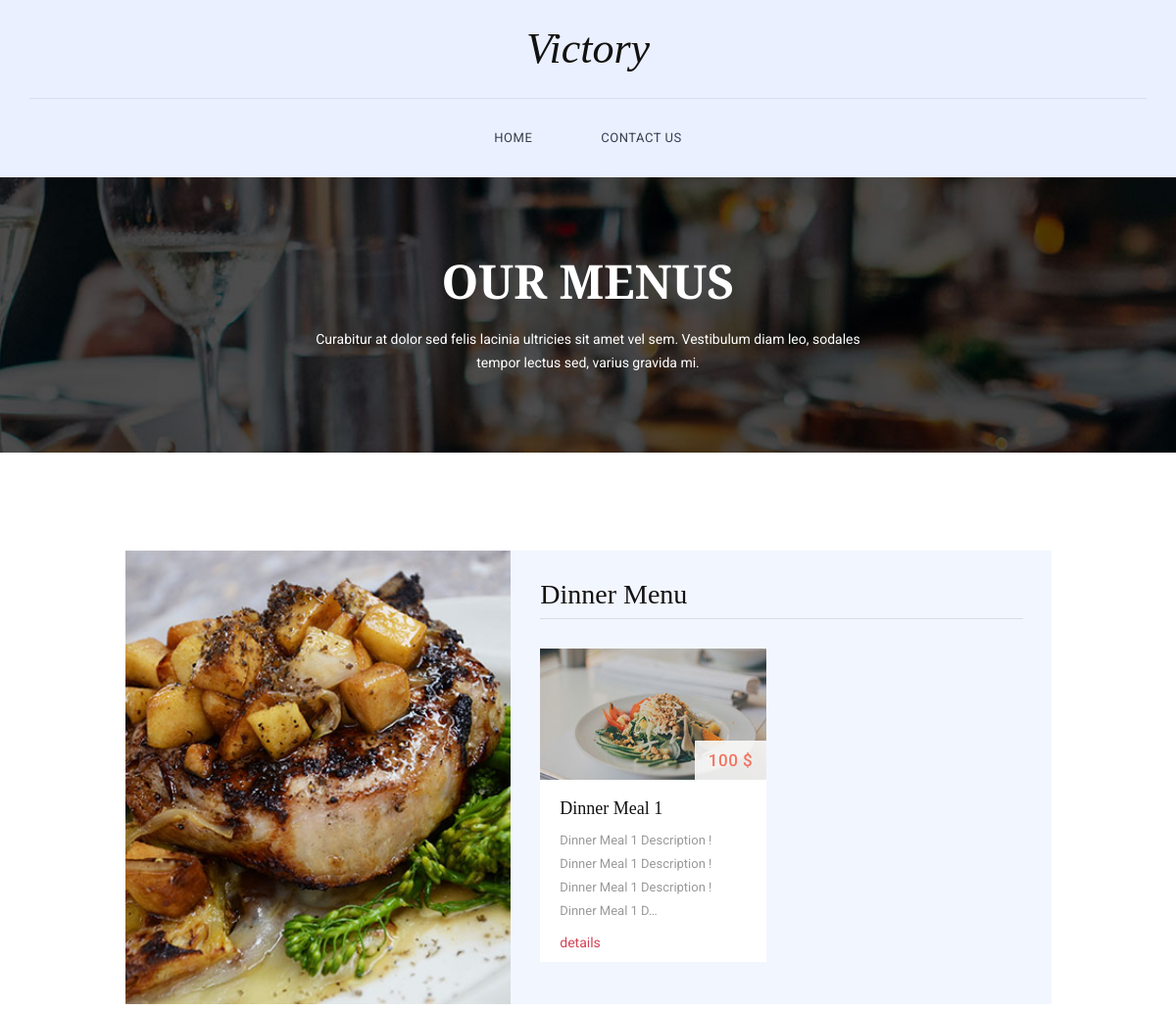
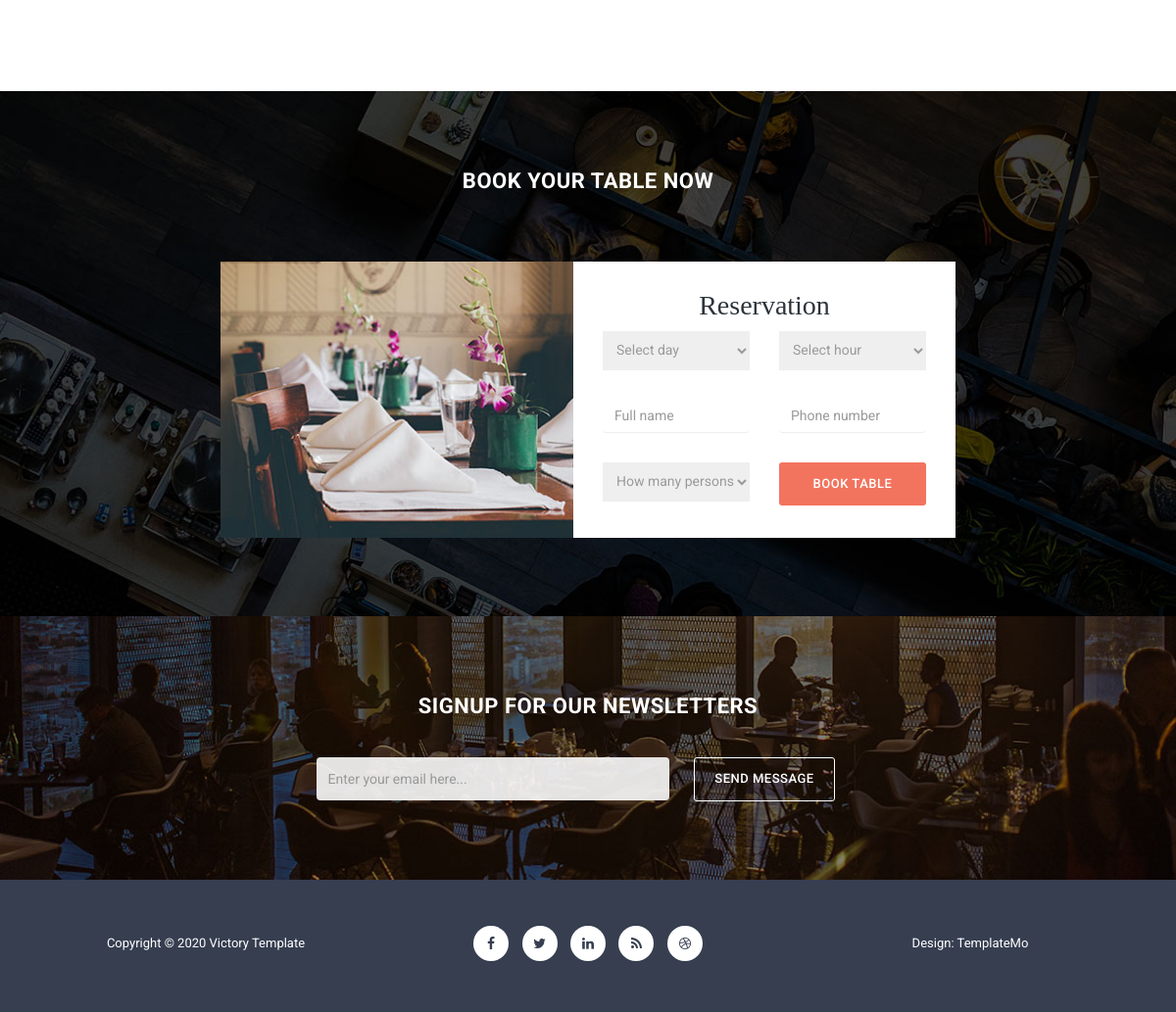
Screenshot of /dinner/ with the database file from the repository (2 pictures, top to bottom).
### home/models.py (models this page shows, shortened)
class Dinner(models.Model):
    title = models.CharField(max_length = 100 , blank =True , null = True)
    price = models.IntegerField(default = 0)
    image = models.ImageField(upload_to = 'lunch')
    desc  = models.TextField( blank = True , null = True )

### home/views.py (the view)
# urls.py: path('dinner/', views.dinner_meals , name = 'dinner_primary'),
def dinner_meals(request):
    dinner_info = Dinner.objects.all()
    context = {'dinner_meals' : dinner_info}
    return render(request , 'dinner.html' , context )

### home/templates/dinner.html (shortened to what this page needs)
{% extends 'base.html' %}
{% load static %}
{% block body %}
    <section class="page-heading">
        <div class="container">
            <div class="row">
                <div class="col-md-12">
                    <h1>Our Menus</h1>
                    <p>Curabitur at dolor sed felis lacinia ultricies sit amet vel sem. Vestibulum diam leo, sodales tempor lectus sed, varius gravida mi.</p>
                </div>
            </div>
        </div>
    </section>
    <section class="dinner-menu">
        <div class="container">
            <div class="row">
                <div class="col-md-10 col-md-offset-1">
                    <div class="dinner-menu-content">
                        <div class="row">
                            <div class="col-md-5">
                                <div class="left-image">
                                    <img src="{% static 'img/dinner_menu.jpg' %}" alt="">
                                </div>
                            </div>
                            <div class="col-md-7">
                                <h2>Dinner Menu</h2>
                                <div id="owl-dinner" class="owl-carousel owl-theme">
                                  {% for meal in dinner_meals %}
                                    <div class="item col-md-12">
                                        <div class="food-item">
                                            <img src="{% static 'img/dinner_item.jpg' %}" alt="">
                                            <div class="price">{{ meal.price }} $ </div>
                                            <div class="text-content">
                                                <h4>{{ meal.title}}</h4>
                                                <p>{{meal.desc|truncatechars:100 }}</p>
                                                <a href="{% url 'home:dinner_secondary' meal.id %}">details</a>
                                            </div>
                                        </div>
                                    </div>
                                  {% endfor %}
                                </div>
                            </div>
                        </div>
                    </div>
                </div>
            </div>
        </div>
    </section>
    <section id="book-table">
        <div class="container">
            <div class="row">
                <div class="col-md-12">
                    <div class="heading">
                        <h2>Book Your Table Now</h2>
                    </div>
                </div>
                <div class="col-md-4 col-md-offset-2">
                    <div class="left-image">
                        <img src="{% static 'img/book_left_image.jpg' %}" alt="">
                    </div>
                </div>
                <div class="col-md-4">
                    <div class="right-info">
                        <h4>Reservation</h4>
                        <form id="form-submit" action="" method="get">
                            <div class="row">
                                <div class="col-md-6">
                                    <fieldset>
                                        <select required name='day' onchange='this.form.()'>
                                            <option value="">Select day</option>
                                        </select>
                                    </fieldset>
                                </div>
                                <div class="col-md-6">
                                    <fieldset>
                                        <select required name='hour' onchange='this.form.()'>
                                            <option value="">Select hour</option>
                                        </select>
                                    </fieldset>
                                </div>
                                <div class="col-md-6">
                                    <fieldset>
                                        <input name="name" type="name" class="form-control" id="name" placeholder="Full name" required="">
                                    </fieldset>
                                </div>
                                <div class="col-md-6">
                                    <fieldset>
                                        <input name="phone" type="phone" class="form-control" id="phone" placeholder="Phone number" required="">
                                    </fieldset>
                                </div>
                                <div class="col-md-6">
                                    <fieldset>
                                        <select required class="person" name='persons' onchange='this.form.()'>
                                            <option value="">How many persons?</option>
                                        </select>
                                    </fieldset>
                                </div>
                                <div class="col-md-6">
                                    <fieldset>
                                        <button type="submit" id="form-submit" class="btn">Book Table</button>
                                    </fieldset>
                                </div>
                            </div>
                        </form>
                    </div>
                </div>
            </div>
        </div>
    </section>
{% endblock body %}

### static/css/hero-slider.css (style rules this page uses)
*, *::after, *::before { -webkit-box-sizing: border-box; -moz-box-sizing: border-box; box-sizing: border-box; }
html { font-size: 62.5%; }
body { font-family: "Open Sans", sans-serif; color: #2c343b; background-color: #f2f2f2; }
a { color: #d44457; text-decoration: none; }
img { max-width: 100%; }

### static/css/templatemo-style.css (style rules this page uses)
* { margin: 0; padding: 0; font-family: 'Roboto', arial, sans-serif; }
body { overflow-x: hidden; background-color: #fff; }
p { color: #9a9a9a; font-size: 13px; line-height: 24px; }
section#book-table { padding: 80px 0px; background-image: url(../img/book-bg.jpg); background-repeat: no-repeat; background-size: cover; background-position: center center; text-align: center; }
#book-table .heading h2 { margin-top: 0px; margin-bottom: 70px; font-size: 22px; font-weight: 700; letter-spacing: 0.5px; text-transform: uppercase; color: #fff; }
section#book-table .left-image img { width: 100%; overflow: hidden; }
.right-info { height: 282px; background-color: #fff; margin-left: -30px; padding: 30px; }
.right-info h4 { margin-top: 0px; font-family: 'Spectral', serif; font-size: 28px; }
.right-info select { border-right: none; border-left: none; border-top: none; width: 100%; outline: none; border-bottom: 1px solid #eee; font-size: 14px; color: #9a9a9a; padding-left: 10px; height: 40px; }
.right-info input { margin-top: 30px; margin-bottom: 30px; box-shadow: none; outline: none; border-right: none; border-left: none; border-top: none; border-bottom: 1px solid #eee; font-size: 14px; color: #9a9a9a; }
.right-info button { width: 100%; display: inline-block; background-color: #f2745f; color: #fff!important; font-size: 13px; text-transform: uppercase; font-weight: 500; padding: 12px 20px; border-radius: 3px; text-decoration: none; letter-spacing: 0.5px; }
.food-item img { width: 100%; overflow: hidden; position: relative; }
.food-item .price { font-size: 17px; color: #f2745f; font-weight: 500; letter-spacing: 0.5px; padding: 8px 14px; position: absolute; right: 45px; margin-top: -40px; background-color: rgba(250, 250, 250, 0.9); }
.food-item .text-content { background-color: #fff; padding: 20px 20px 10px 20px; }
.food-item h4 { margin-top: 0px; font-family: 'Spectral', serif; font-size: 18px; color: #121212; }
section.page-heading { padding: 80px 0px; background-image: url(../img/heading-bg.jpg); background-repeat: no-repeat; background-size: cover; background-position: center center; text-align: center; }
.page-heading h1 { margin-top: 0px; margin-bottom: 20px; font-family: 'Spectral', serif; font-size: 48px; font-weight: 700; text-transform: uppercase; color: #fff; }
.page-heading p { color: #fff; font-size: 14px; padding: 0px 25%; margin-bottom: 0px; }
section.dinner-menu { margin-top: 100px; margin-bottom: 100px; }
section.dinner-menu .price { right: 15px; }
.dinner-menu-content { background-color: #f2f6ff; padding: 30px 0px 30px 30px; }
.dinner-menu-content .left-image img { width: 100%; overflow: hidden; }
.dinner-menu-content .left-image { margin: -30px 0px -30px -30px; }
.dinner-menu-content #owl-dinner { margin-left: -15px; }
.dinner-menu-content h2 { margin-top: 0px; margin-bottom: 30px; padding-bottom: 8px; font-family: 'Spectral', serif; font-size: 28px; width: 94.5%; border-bottom: 1px solid #d9dde5; color: #121212; }

### rows the page displays
Dinner: price "100", title "Dinner Meal 1", desc "Dinner Meal 1 Description ! Dinner Meal 1 Description ! Dinner Meal 1 Description ! Dinner Meal 1 D…"
